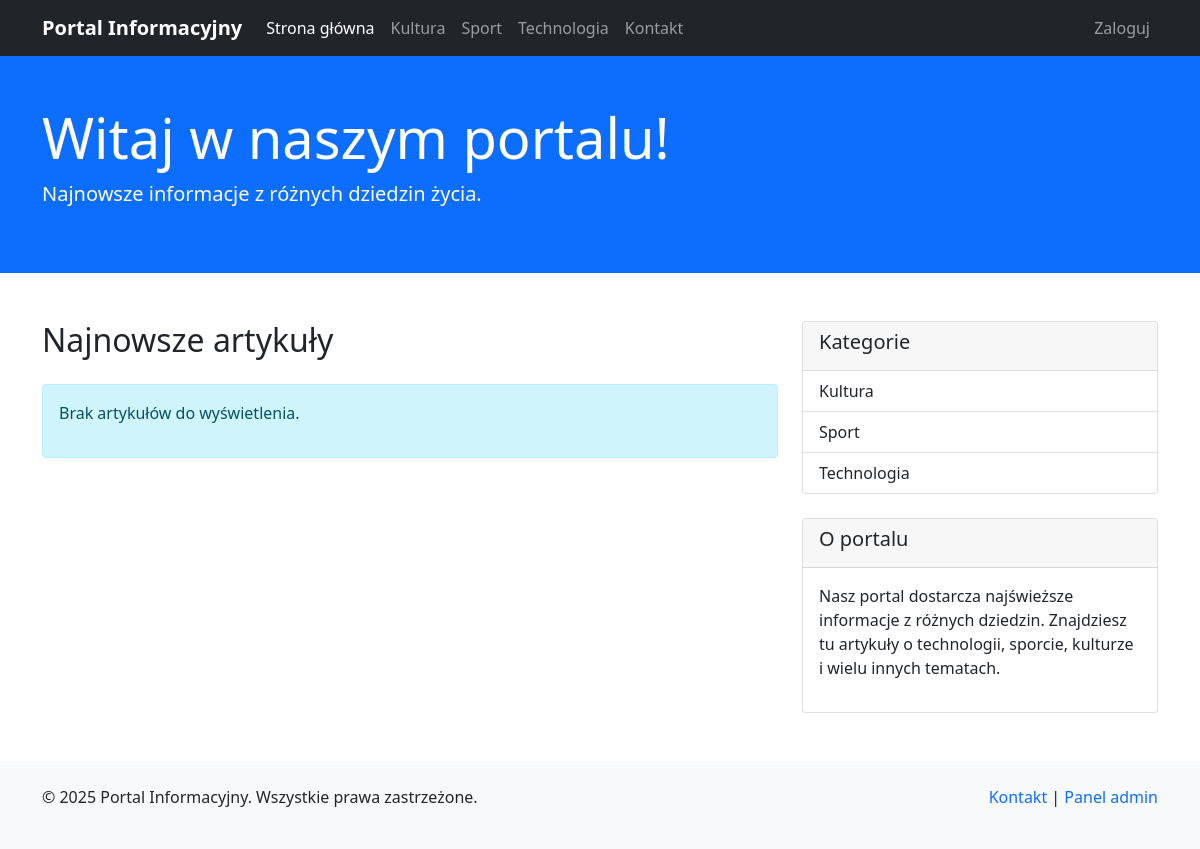
The page / on the database its author committed.
### tables this page shows
CREATE TABLE categories (
    id INT AUTO_INCREMENT PRIMARY KEY,
    name VARCHAR(100) NOT NULL,
    slug VARCHAR(100) NOT NULL UNIQUE,
    description TEXT,
    author_id INT,
    created_at TIMESTAMP DEFAULT CURRENT_TIMESTAMP,
    FOREIGN KEY (author_id) REFERENCES users(id) ON DELETE SET NULL
);

### config/config.php (called while the page is built, shortened)
<?php
function isLoggedIn() {
    return isset($_SESSION['user_id']);
}
spl_autoload_register(function ($class_name) {
    $paths = [
        __DIR__ . '/../models/' . $class_name . '.php',
        __DIR__ . '/../classes/' . $class_name . '.php',
        __DIR__ . '/../controllers/' . $class_name . '.php',
        __DIR__ . '/../../models/' . $class_name . '.php',
        __DIR__ . '/../../classes/' . $class_name . '.php',
        __DIR__ . '/../../controllers/' . $class_name . '.php',
        'models/' . $class_name . '.php',
        '../models/' . $class_name . '.php',
        'classes/' . $class_name . '.php',
        '../classes/' . $class_name . '.php'
    ];
    foreach ($paths as $file) {
        if (file_exists($file)) {
            return;
        }
    }
});
?>

### models/Category.php (called while the page is built, shortened)
<?php
class Category {
    private $conn;
    private $table_name = "categories";
    public function __construct($db) {
        $this->conn = $db;
    }
    public function getAll() {
        $query = "SELECT c.*, u.username as author_name
                  FROM " . $this->table_name . " c
                  LEFT JOIN users u ON c.author_id = u.id
                  ORDER BY c.name";
        $stmt = $this->conn->prepare($query);
        $stmt->execute();
        return $stmt->fetchAll(PDO::FETCH_ASSOC);
    }
}
?>

### index.php (the view, shortened to what this page needs)
<?php
require_once 'config/config.php';
$database = new Database();
$db = $database->getConnection();
$article = new Article($db);
$category = new Category($db);
$latest_articles = $article->getLatest(6);
$categories = $category->getAll();
?>
<!DOCTYPE html>
<html lang="pl">
<head>
    <link href="https://cdn.jsdelivr.net/npm/bootstrap@5.1.3/dist/css/bootstrap.min.css" rel="stylesheet">
</head>
<body>
    <nav class="navbar navbar-expand-lg navbar-dark bg-dark">
        <div class="container">
            <a class="navbar-brand" href="index.php">Portal Informacyjny</a>
            <div class="collapse navbar-collapse" id="navbarNav">
                <ul class="navbar-nav me-auto">
                    <li class="nav-item">
                        <a class="nav-link active" href="index.php">Strona główna</a>
                    </li>
                    <?php foreach ($categories as $cat): ?>
                    <li class="nav-item">
                        <a class="nav-link" href="category.php?slug=<?= $cat['slug'] ?>">
                            <?= htmlspecialchars($cat['name']) ?>
                        </a>
                    </li>
                    <?php endforeach; ?>
                    <li class="nav-item">
                        <a class="nav-link" href="contact.php">Kontakt</a>
                    </li>
                </ul>
                <ul class="navbar-nav">
                    <?php if (isLoggedIn()): ?>
                        <li class="nav-item dropdown">
                            <a class="nav-link dropdown-toggle" href="#" id="navbarDropdown" role="button"
                               data-bs-toggle="dropdown">
                                <?= htmlspecialchars($_SESSION['username']) ?>
                            </a>
                            <ul class="dropdown-menu">
                                <li><a class="dropdown-item" href="admin/index.php">Panel administracyjny</a></li>
                                <li><hr class="dropdown-divider"></li>
                                <li><a class="dropdown-item" href="logout.php">Wyloguj</a></li>
                            </ul>
                        </li>
                    <?php else: ?>
                        <li class="nav-item">
                            <a class="nav-link" href="login.php">Zaloguj</a>
                        </li>
                    <?php endif; ?>
                </ul>
            </div>
        </div>
    </nav>
    <div class="bg-primary text-white py-5">
        <div class="container">
            <div class="row">
                <div class="col-lg-8">
                    <h1 class="display-4">Witaj w naszym portalu!</h1>
                    <p class="lead">Najnowsze informacje z różnych dziedzin życia.</p>
                </div>
            </div>
        </div>
    </div>
    <div class="container mt-5">
        <div class="row">
            <div class="col-lg-8">
                <h2 class="mb-4">Najnowsze artykuły</h2>
                <?php if (empty($latest_articles)): ?>
                    <div class="alert alert-info">
                        <p>Brak artykułów do wyświetlenia.</p>
                    </div>
                <?php endif; ?>
            </div>
            <div class="col-lg-4">
                <div class="card">
                    <div class="card-header">
                        <h5>Kategorie</h5>
                    </div>
                    <div class="list-group list-group-flush">
                        <?php foreach ($categories as $cat): ?>
                        <a href="category.php?slug=<?= $cat['slug'] ?>"
                           class="list-group-item list-group-item-action">
                            <?= htmlspecialchars($cat['name']) ?>
                        </a>
                        <?php endforeach; ?>
                    </div>
                </div>
                <div class="card mt-4">
                    <div class="card-header">
                        <h5>O portalu</h5>
                    </div>
                    <div class="card-body">
                        <p>Nasz portal dostarcza najświeższe informacje z różnych dziedzin.
                           Znajdziesz tu artykuły o technologii, sporcie, kulturze i wielu innych tematach.</p>
                    </div>
                </div>
            </div>
        </div>
    </div>
    <footer class="py-4 mt-5">
        <div class="container">
            <div class="row">
                <div class="col-md-6">
                    <p>&copy; 2025 Portal Informacyjny. Wszystkie prawa zastrzeżone.</p>
                </div>
                <div class="col-md-6 text-md-end">
                    <a href="contact.php" class="text-decoration-none">Kontakt</a> |
                    <a href="admin/index.php" class="text-decoration-none">Panel admin</a>
                </div>
            </div>
        </div>
    </footer>
</body>
</html>

### index.php (style rules this page uses)
.navbar-brand { font-weight: bold; }
footer { background-color: #f8f9fa; margin-top: 3rem; }

### rows shown on the page
categories: name "Kultura"
categories: name "Sport"
categories: name "Technologia"
